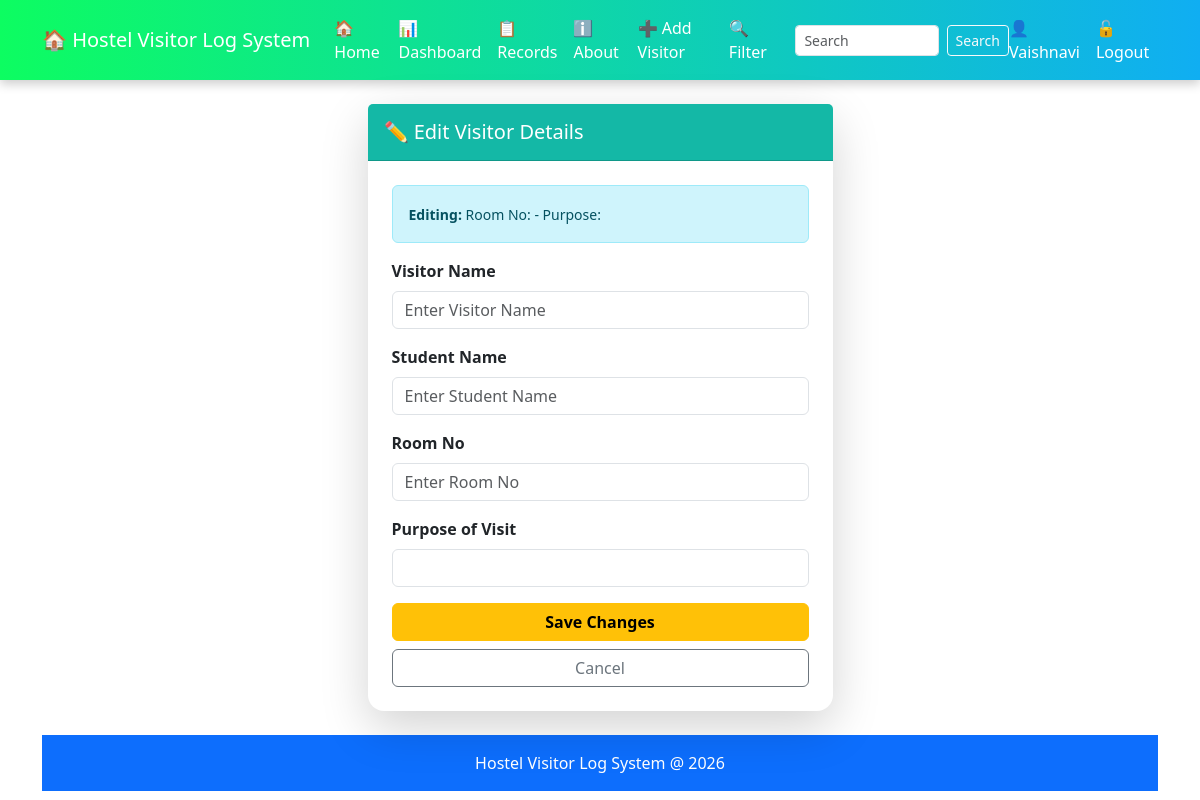
Before: /edit_visitor/6 (signed in) with the older database file.
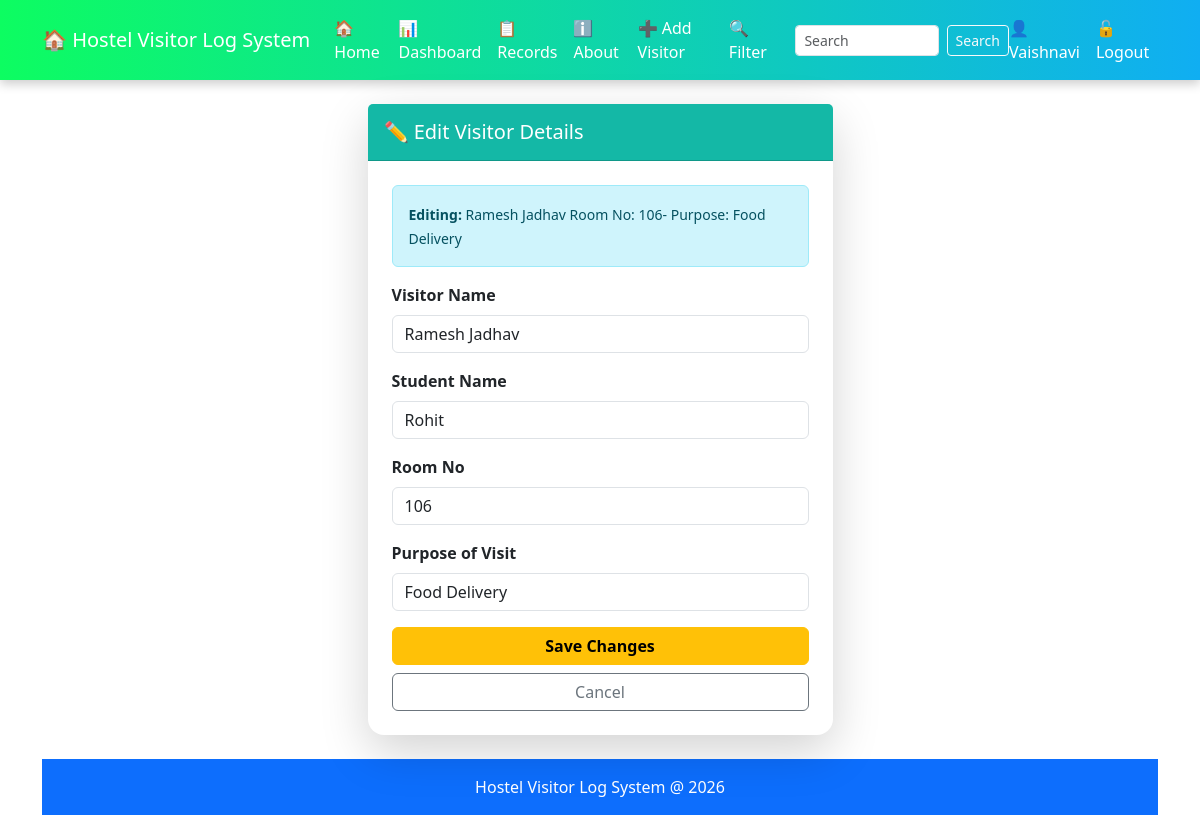
After: the same page with the newer database file.
### tables this page shows
CREATE TABLE visitors(
        id INTEGER PRIMARY KEY AUTOINCREMENT,
        visitor_name TEXT NOT NULL,
        student_name TEXT NOT NULL,
        room_no TEXT NOT NULL,
        purpose TEXT NOT NULL
    );

### app.py (the view, shortened to what this page needs)
@app.route("/edit_visitor/<int:id>", methods=["GET", "POST"])
def edit_visitor(id):
    if session.get('role') !='admin':
        flash("Admins only! You do not have permission","danger")
        return redirect('/')
    conn = get_db()
    visitor = conn.execute("""
        SELECT * FROM visitors WHERE id=?
    """, (id,)).fetchone()
    conn.close()
    return render_template("edit_visitor.html", visitor=visitor)

### app.py (called while the page is built)
def get_db():
    conn = sqlite3.connect("Database.db")
    conn.row_factory = sqlite3.Row
    return conn

### templates/edit_visitor.html (shortened to what this page needs)
{% extends "base.html" %}
{% block content %}
<div class="row-justify-content center">
<div class="col-md-5 mx-auto">
<div class="card shadow-lg border-0 rounded-4 ">
    <div class="card-header py-3" style="background-color: #14b8a6;">
        <h5 class="mb-0 text-white">
            ✏️ Edit Visitor Details
        </h5>
    </div>
    <div class="card-body p-4">
        <div class="alert alert-info" py-2 mb-4 role="alert">
            <small>
                <strong>Editing: </strong>
                {{ visitor.visitor_name }}
                Room No: {{visitor.room_no}}-
                Purpose: {{ visitor.purpose }}
            </small>
        </div>
        <form action="/edit_visitor/{{ visitor.id }}"
              method="POST">
              <div class="mb-3">
                <label class="form-label fw-bold">Visitor Name</label>
              <input required
                     name="visitor_name"
                     class="form-control"
                     placeholder="Enter Visitor Name"
                     type="text"
                     value="{{ visitor.visitor_name }}">
              </div>
            <div class="mb-3">
                <label class="form-label fw-bold">Student Name</label>
                <input required
                       name="student_name"
                       class="form-control"
                       placeholder="Enter Student Name"
                       type="text"
                       value="{{ visitor.student_name }}">
                </div>
            <div class="mb-3">
                <label class="form-label fw-bold">Room No</label>
                <input required
                       name="room_no"
                       class="form-control"
                       placeholder="Enter Room No "
                       type="number"
                       value="{{ visitor.room_no }}">
                </div>
            <div class="mb-3">
                <label class="form-label fw-bold">Purpose of Visit </label>
                <input required
                          name="purpose"
                          class="form-control"
                          type="text"value="{{ visitor.purpose }}">
                </div>
            <div class="d-grid">
                <button type="submit" class="btn btn-warning fw-bold">
                    Save Changes
                </button>
                <a href="/records"
                   class="btn btn-outline-secondary mt-2">
                    Cancel
                </a>
            </div>
        </form>
    </div>
</div>
</div>
{% endblock %}

Changed rows visible on the page:
added visitors: visitor_name "Ramesh Jadhav", room_no "106", purpose "Food Delivery", student_name "Rohit"
Other visible differences:
form field purpose: (not shown) → "Food Delivery"
